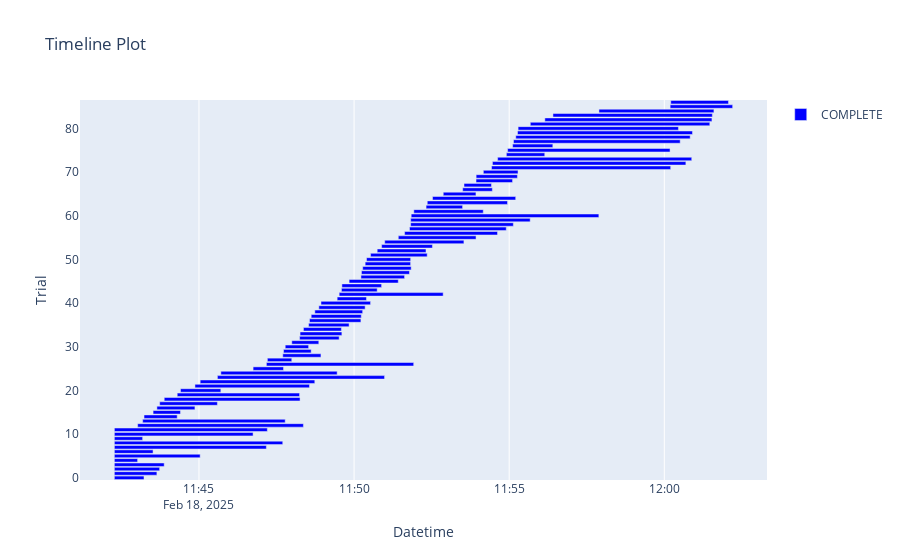

Here is the notebook cell this chart was saved with:
### Code cell
fig = optuna.visualization.plot_timeline(study)

import json
from optuna.trial import FrozenTrial


def make_hovertext(trial: FrozenTrial) -> str:
    text = json.dumps(
        {
            "number": trial.number,
            "values": trial.values,
            "params": trial.params,
        },
        indent=2,
    )
    return text.replace("\n", "<br>")


for bar_text in fig.data[0].text:
    print(bar_text)
    break
trials = study.get_trials()
new_text = []
for i, trial in enumerate(trials):
    new_text.append(make_hovertext(trial))

fig.data[0].text = new_text

print(len(trials))
print(len(fig.data))
# Now, when you show the figure, the hover text should be updated.
fig.show()
